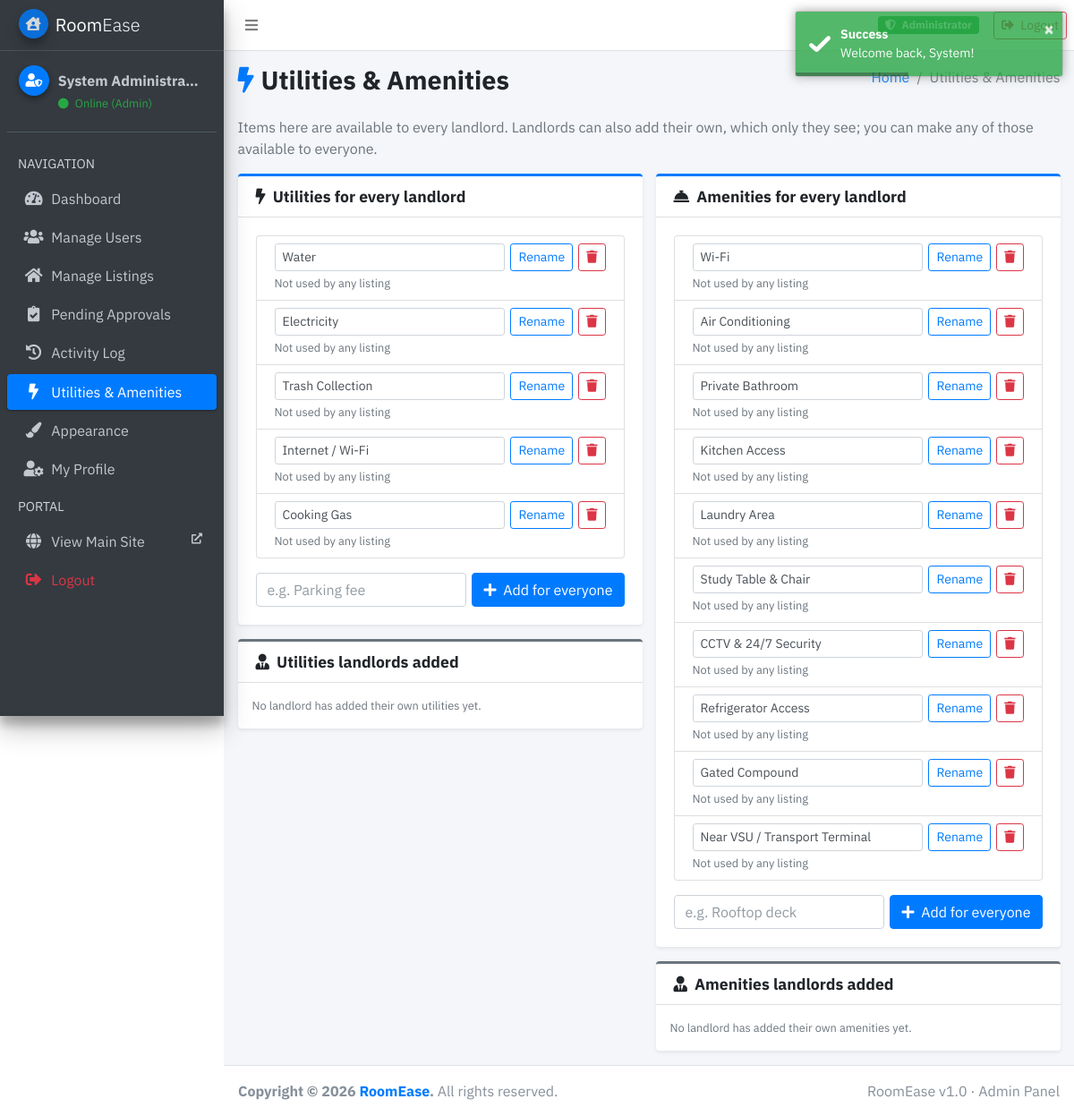
Screenshot of /admin/extras.php (signed in) with the database file from the repository.
### tables this page shows
CREATE TABLE utilities (
    utility_id      INT AUTO_INCREMENT PRIMARY KEY,
    landlord_id     INT DEFAULT NULL,
    utility_name    VARCHAR(100) NOT NULL,
    UNIQUE KEY uq_utilities_owner_name (landlord_id, utility_name),
    CONSTRAINT fk_utilities_landlord FOREIGN KEY (landlord_id)
        REFERENCES users(user_id) ON DELETE CASCADE
);

CREATE TABLE amenities (
    amenity_id      INT AUTO_INCREMENT PRIMARY KEY,
    landlord_id     INT DEFAULT NULL,
    amenity_name    VARCHAR(100) NOT NULL,
    UNIQUE KEY uq_amenities_owner_name (landlord_id, amenity_name),
    CONSTRAINT fk_amenities_landlord FOREIGN KEY (landlord_id)
        REFERENCES users(user_id) ON DELETE CASCADE
);

### includes/core/functions.php (called while the page is built, shortened)
<?php
function h($value)
{
    return htmlspecialchars($value ?? '', ENT_QUOTES, 'UTF-8');
}
function base_url($path = '')
{
    static $base = null;
    if ($base === null) {
        $script = $_SERVER['SCRIPT_NAME'] ?? '';
        $appRoot = preg_replace('#/(auth|landlord|boarder|admin)/[^/]*$#', '', $script);
        $base = $appRoot;
    }
    return $base . '/' . ltrim($path, '/');
}
function current_role()
{
    return $_SESSION['role'] ?? null;
}
function is_admin()
{
    return in_array(current_role(), ['administrator', 'admin'], true);
}
function lookup_kind($kind)
{
    static $kinds = [
        'utility' => ['table' => 'utilities', 'id' => 'utility_id', 'name' => 'utility_name',
            'junction' => 'boarding_house_utilities', 'singular' => 'utility', 'plural' => 'utilities',
            'Singular' => 'Utility', 'Plural' => 'Utilities'],
        'amenity' => ['table' => 'amenities', 'id' => 'amenity_id', 'name' => 'amenity_name',
            'junction' => 'boarding_house_amenities', 'singular' => 'amenity', 'plural' => 'amenities',
            'Singular' => 'Amenity', 'Plural' => 'Amenities'],
    ];
    return $kinds[$kind];
}
function lookup_choices($kind, $landlordId = null)
{
    global $pdo;
    $k = lookup_kind($kind);
    try {
        $stmt = $pdo->prepare(
            "SELECT {$k['id']} AS id, {$k['name']} AS name, landlord_id IS NOT NULL AS own
               FROM {$k['table']}
              WHERE landlord_id IS NULL OR landlord_id = ?
              ORDER BY landlord_id IS NOT NULL, (CASE WHEN landlord_id IS NULL THEN {$k['id']} END), {$k['name']}"
        );
        $stmt->execute([$landlordId === null ? 0 : (int) $landlordId]);
        return array_map(function ($row) {
            return ['id' => (int) $row['id'], 'name' => $row['name'], 'own' => (bool) $row['own']];
        }, $stmt->fetchAll());
    } catch (PDOException $e) {
        error_log('RoomEase: ' . $k['plural'] . ' lookup failed - ' . $e->getMessage());
        return [];
    }
}
function lookup_usage_counts($kind)
{
    global $pdo;
    $k = lookup_kind($kind);
    try {
        return array_map('intval', $pdo->query(
            "SELECT {$k['id']}, COUNT(*) FROM {$k['junction']} GROUP BY {$k['id']}"
        )->fetchAll(PDO::FETCH_KEY_PAIR));
    } catch (PDOException $e) {
        return [];
    }
}
function pending_listing_count()
{
    global $pdo;
    try {
        return (int) $pdo->query(
            "SELECT COUNT(*) FROM boarding_houses bh
               JOIN users u ON u.user_id = bh.landlord_id AND u.is_active = 1 AND u.deleted_at IS NULL
              WHERE bh.moderation_status = 'pending' AND bh.deleted_at IS NULL"
        )->fetchColumn();
    } catch (PDOException $e) {
        error_log('RoomEase: pending listing count failed - ' . $e->getMessage());
        return 0;
    }
}

### includes/layouts/panel.php (called while the page is built)
<?php
function panel_config()
{
    if (is_admin()) {
        return [
            'name'  => 'Admin',
            'badge' => [
                'label' => 'Administrator',
                'class' => 'badge-success',
                'icon'  => 'fa-shield-alt',
            ],
            'avatar' => 'fa-user-shield',
            'home'   => 'admin/dashboard.php',
            'menu'  => [
                ['url' => 'admin/dashboard.php',       'icon' => 'fa-tachometer-alt', 'label' => 'Dashboard'],
                ['url' => 'admin/manage_users.php',    'icon' => 'fa-users',          'label' => 'Manage Users'],
                ['url' => 'admin/manage_listings.php', 'icon' => 'fa-home',           'label' => 'Manage Listings'],
                ['url' => 'admin/manage_listings.php?status=pending', 'icon' => 'fa-clipboard-check', 'label' => 'Pending Approvals',
                 'count' => pending_listing_count()],
                ['url' => 'admin/activity.php',        'icon' => 'fa-history',        'label' => 'Activity Log'],
                ['url' => 'admin/extras.php',          'icon' => 'fa-bolt',           'label' => 'Utilities & Amenities'],
                ['url' => 'admin/appearance.php',      'icon' => 'fa-paint-brush',    'label' => 'Appearance'],
                ['url' => 'auth/profile.php',          'icon' => 'fa-user-cog',       'label' => 'My Profile'],
            ],
        ];
    }
    return [
        'name'  => 'Landlord',
        'badge' => [
            'label' => 'Landlord',
            'class' => 'badge-info',
            'icon'  => 'fa-user-tie',
        ],
        'avatar' => 'fa-user-tie',
        'home'   => 'landlord/dashboard.php',
        'menu'  => [
            ['url' => 'landlord/dashboard.php',   'icon' => 'fa-tachometer-alt', 'label' => 'Dashboard'],
            ['url' => 'landlord/listings.php',    'icon' => 'fa-home',           'label' => 'My Boarding Houses',
             'also' => ['edit_listing.php', 'room_form.php']],
            ['url' => 'landlord/add_listing.php', 'icon' => 'fa-plus-square',    'label' => 'Add Listing'],
            ['url' => 'landlord/extras.php',      'icon' => 'fa-bolt',           'label' => 'Utilities & Amenities'],
            ['url' => 'auth/profile.php',         'icon' => 'fa-user-cog',       'label' => 'My Profile'],
        ],
    ];
}

### admin/extras.php (the view, shortened to what this page needs)
<?php
require __DIR__ . '/../config/db.php';
require __DIR__ . '/../includes/core/functions.php';
require __DIR__ . '/../includes/layouts/panel_head.php';
require __DIR__ . '/../includes/layouts/panel_navbar.php';
require __DIR__ . '/../includes/layouts/panel_sidebar.php';
?>
<div class="content-wrapper">
  <div class="content-header">
    <div class="container-fluid">
      <div class="row mb-2">
        <div class="col-sm-6">
          <h1 class="m-0 font-weight-bold">
            <i class="fas fa-bolt text-primary mr-2"></i>Utilities &amp; Amenities
          </h1>
        </div>
        <div class="col-sm-6">
          <ol class="breadcrumb float-sm-right">
            <li class="breadcrumb-item"><a href="<?= base_url('admin/dashboard.php') ?>">Home</a></li>
            <li class="breadcrumb-item active">Utilities &amp; Amenities</li>
          </ol>
        </div>
      </div>
    </div>
  </div>
  <section class="content">
    <div class="container-fluid">
      <p class="text-muted">
        Items here are available to every landlord. Landlords can also add their own, which only they see; you can
        make any of those available to everyone.
      </p>
      <div class="row">
        <?php foreach (['utility', 'amenity'] as $kind): ?>
          <?php
          $k = lookup_kind($kind);
          $shared = lookup_choices($kind, null);
          $used = lookup_usage_counts($kind);
          $landlordItems = $pdo->query(
              "SELECT t.{$k['id']} AS id, t.{$k['name']} AS name, CONCAT(u.first_name, ' ', u.last_name) AS landlord
                 FROM {$k['table']} t
                 JOIN users u ON u.user_id = t.landlord_id
                ORDER BY t.{$k['name']}, landlord"
          )->fetchAll();
          ?>
          <div class="col-lg-6" id="<?= $k['plural'] ?>">
            <div class="card card-primary card-outline shadow-sm">
              <div class="card-header">
                <h3 class="card-title font-weight-bold">
                  <i class="fas <?= $kind === 'utility' ? 'fa-bolt' : 'fa-concierge-bell' ?> mr-1"></i>
                  <?= $k['Plural'] ?> for every landlord
                </h3>
              </div>
              <div class="card-body">
                <?php if (!$shared): ?>
                  <p class="text-muted small">None yet.</p>
                <?php else: ?>
                  <ul class="list-group mb-3">
                    <?php foreach ($shared as $item): ?>
                      <?php $n = (int) ($used[$item['id']] ?? 0); ?>
                      <li class="list-group-item py-2">
                        <div class="d-flex flex-wrap align-items-center" style="gap: 6px;">
                          <form method="post" class="d-flex flex-grow-1" style="gap: 6px; min-width: 200px;">
                            <input type="text" name="name" value="<?= h($item['name']) ?>" maxlength="100"
                              class="form-control form-control-sm" aria-label="Name of <?= h($item['name']) ?>" required>
                            <button type="submit" class="btn btn-sm btn-outline-primary">Rename</button>
                          </form>
                          <form method="post"
                            onsubmit="return confirm('Delete &quot;<?= h(addslashes($item['name'])) ?>&quot; for every landlord?');">
                            <button type="submit" class="btn btn-sm btn-outline-danger"
                              title="<?= $n > 0 ? 'In use, cannot be deleted' : 'Delete' ?>" <?= $n > 0 ? 'disabled' : '' ?>>
                              <i class="fas fa-trash"></i>
                            </button>
                          </form>
                        </div>
                        <small class="text-muted"><?= $n === 0 ? 'Not used by any listing' : 'Used by ' . $n . ' listing' . ($n === 1 ? '' : 's') ?></small>
                      </li>
                    <?php endforeach; ?>
                  </ul>
                <?php endif; ?>
                <form method="post" class="d-flex" style="gap: 6px;">
                  <input type="text" name="name" maxlength="100" class="form-control"
                    placeholder="<?= $kind === 'utility' ? 'e.g. Parking fee' : 'e.g. Rooftop deck' ?>"
                    aria-label="New <?= $k['singular'] ?> name" required>
                  <button type="submit" class="btn btn-primary text-nowrap">
                    <i class="fas fa-plus mr-1"></i> Add for everyone
                  </button>
                </form>
              </div>
            </div>
            <div class="card card-outline card-secondary shadow-sm">
              <div class="card-header">
                <h3 class="card-title font-weight-bold">
                  <i class="fas fa-user-tie mr-1"></i> <?= $k['Plural'] ?> landlords added
                </h3>
              </div>
              <div class="card-body p-0">
                <?php if (!$landlordItems): ?>
                  <p class="text-muted small p-3 mb-0">No landlord has added their own <?= $k['plural'] ?> yet.</p>
                <?php endif; ?>
              </div>
            </div>
          </div>
        <?php endforeach; ?>
      </div>
    </div>
  </section>
</div>
<?php require __DIR__ . '/../includes/layouts/panel_footer.php'; ?>

### includes/layouts/panel_head.php (shortened to what this page needs)
<?php
require_once __DIR__ . '/panel.php';
$panel = $panel ?? panel_config();
?>
<!DOCTYPE html>
<html lang="en">
<head>
  <link rel="stylesheet" href="<?= base_url('assets/adminlte/plugins/fontawesome-free/css/all.min.css') ?>">
  <link rel="stylesheet" href="<?= base_url('assets/adminlte/plugins/datatables-bs4/css/dataTables.bootstrap4.min.css') ?>">
  <link rel="stylesheet"
    href="<?= base_url('assets/adminlte/plugins/datatables-responsive/css/responsive.bootstrap4.min.css') ?>">
  <link rel="stylesheet" href="<?= base_url('assets/adminlte/plugins/toastr/toastr.min.css') ?>">
  <link rel="stylesheet" href="<?= base_url('assets/adminlte/dist/css/adminlte.min.css') ?>">
  <link rel="stylesheet"
    href="<?= base_url('assets/css/panel.css') ?>?v=<?= @filemtime(__DIR__ . '/../../assets/css/panel.css') ?: 0 ?>">
</head>
<body class="hold-transition sidebar-mini layout-fixed">
  <div class="wrapper">

### includes/layouts/panel_navbar.php (shortened to what this page needs)
<?php
require_once __DIR__ . '/panel.php';
$panel = $panel ?? panel_config();
?>
<nav class="main-header navbar navbar-expand navbar-white navbar-light">
  <ul class="navbar-nav">
    <li class="nav-item">
      <a class="nav-link" data-widget="pushmenu" href="#" role="button" title="Toggle Sidebar"><i
          class="fas fa-bars"></i></a>
    </li>
  </ul>
  <ul class="navbar-nav ml-auto">
    <li class="nav-item d-flex align-items-center mr-3">
      <span class="badge <?= h($panel['badge']['class']) ?> px-2 py-1"> <?= h($panel['badge']['label']) ?></span>
    </li>
    <li class="nav-item">
      <a href="<?= base_url('auth/logout.php') ?>" class="btn btn-sm btn-outline-danger"
        title="Log out of RoomEase">
      </a>
    </li>
  </ul>
</nav>

### includes/layouts/panel_sidebar.php (shortened to what this page needs)
<?php
require_once __DIR__ . '/panel.php';
$panel = $panel ?? panel_config();
$currentPage = basename($_SERVER['PHP_SELF'] ?? '');
$panelUser   = $_SESSION['full_name'] ?? $panel['badge']['label'];
$activeItem = null;
$bestScore  = -1;
foreach ($panel['menu'] as $idx => $item) {
    if (basename(parse_url($item['url'], PHP_URL_PATH)) !== $currentPage) {
        continue;
    }
    $score = 0;
    $matches = true;
    if ($matches && $score > $bestScore) {
        $bestScore  = $score;
        $activeItem = $idx;
    }
}
?>
<aside class="main-sidebar sidebar-dark-primary elevation-4">
  <a href="<?= base_url($panel['home']) ?>" class="brand-link">
    <i class="fas fa-house-user brand-image img-circle elevation-3 text-center"
      style="opacity:.8; background:#007bff; color:#fff; width:33px; height:33px; line-height:33px; font-size:15px;"></i>
    <span class="brand-text font-weight-light"><strong>Room</strong>Ease</span>
  </a>
  <div class="sidebar">
    <div class="user-panel mt-3 pb-3 mb-3 d-flex">
      <div class="image">
        <i class="fas <?= h($panel['avatar']) ?> img-circle elevation-2 text-center"
          style="background:#007bff; color:#fff; width:34px; height:34px; line-height:34px; font-size:15px;"></i>
      </div>
      <div class="info">
        <a href="<?= base_url($panel['home']) ?>" class="d-block font-weight-bold text-truncate"
          style="max-width: 160px;" title="<?= h($panelUser) ?>">
          <?= h($panelUser) ?>
        </a>
        <small class="text-success"><i class="fas fa-circle text-xs mr-1"></i> Online
          (<?= h($panel['name']) ?>)</small>
      </div>
    </div>
    <nav class="mt-2">
      <ul class="nav nav-pills nav-sidebar flex-column nav-child-indent" data-widget="treeview" role="menu"
        data-accordion="false">
        <li class="nav-header">NAVIGATION</li>
        <?php foreach ($panel['menu'] as $idx => $item): ?>
          <li class="nav-item">
            <a href="<?= base_url($item['url']) ?>"
              class="nav-link <?= $activeItem === $idx ? 'active' : '' ?>">
              <i class="nav-icon fas <?= h($item['icon']) ?>"></i>
              <p>
                <?= h($item['label']) ?>
              </p>
            </a>
          </li>
        <?php endforeach; ?>
        <li class="nav-header">PORTAL</li>
        <li class="nav-item">
          <a href="<?= base_url('boarder/browse.php') ?>" target="_blank" class="nav-link">
            <i class="nav-icon fas fa-globe"></i>
            <p>
              View Main Site
              <i class="fas fa-external-link-alt right text-xs"></i>
            </p>
          </a>
        </li>
        <li class="nav-item">
          <a href="<?= base_url('auth/logout.php') ?>" class="nav-link text-danger">
            <i class="nav-icon fas fa-sign-out-alt"></i>
            <p>Logout</p>
          </a>
        </li>
      </ul>
    </nav>
  </div>
</aside>

### includes/layouts/panel_footer.php (shortened to what this page needs)
<?php
require_once __DIR__ . '/panel.php';
$panel = $panel ?? panel_config();
?>
<footer class="main-footer">
  <div class="float-right d-none d-sm-inline">
    RoomEase v1.0 &middot; <?= h($panel['name']) ?> Panel
  </div>
  <strong>Copyright &copy; <?= date('Y') ?> <a href="<?= base_url('boarder/browse.php') ?>"
      target="_blank">RoomEase</a>.</strong> All rights reserved.
</footer>
</div>
</body>
</html>

### assets/css/panel.css (style rules this page uses)
body, .tooltip, .popover { font-family: 'IBM Plex Sans', 'Segoe UI', -apple-system, Roboto, 'Helvetica Neue', Arial, sans-serif; }
.brand-link .brand-image { max-height: 33px; }

### rows the page displays
utilities: name "Water", shows "Not used by any listing"
utilities: name "Electricity", shows "Not used by any listing"
utilities: name "Trash Collection", shows "Not used by any listing"
utilities: name "Internet / Wi-Fi", shows "Not used by any listing"
utilities: name "Cooking Gas", shows "Not used by any listing"
amenities: name "Wi-Fi", shows "Not used by any listing"
amenities: name "Air Conditioning", shows "Not used by any listing"
amenities: name "Private Bathroom", shows "Not used by any listing"
amenities: name "Kitchen Access", shows "Not used by any listing"
amenities: name "Laundry Area", shows "Not used by any listing"
amenities: name "Study Table & Chair", shows "Not used by any listing"
amenities: name "CCTV & 24/7 Security", shows "Not used by any listing"
amenities: name "Refrigerator Access", shows "Not used by any listing"
amenities: name "Gated Compound", shows "Not used by any listing"
amenities: name "Near VSU / Transport Terminal", shows "Not used by any listing"

### other values shown
$panelUser "System Administra…"
$panel['name'] "Admin"
$item['label'] "Dashboard"
$item['label'] "Manage Users"
$item['label'] "Manage Listings"
$item['label'] "Pending Approvals"
$item['label'] "Activity Log"
$item['label'] "Utilities & Amenities"
$item['label'] "Appearance"
$item['label'] "My Profile"
$k['Plural'] "Utilities"
$k['plural'] "utilities"
$k['Plural'] "Amenities"
$k['plural'] "amenities"
